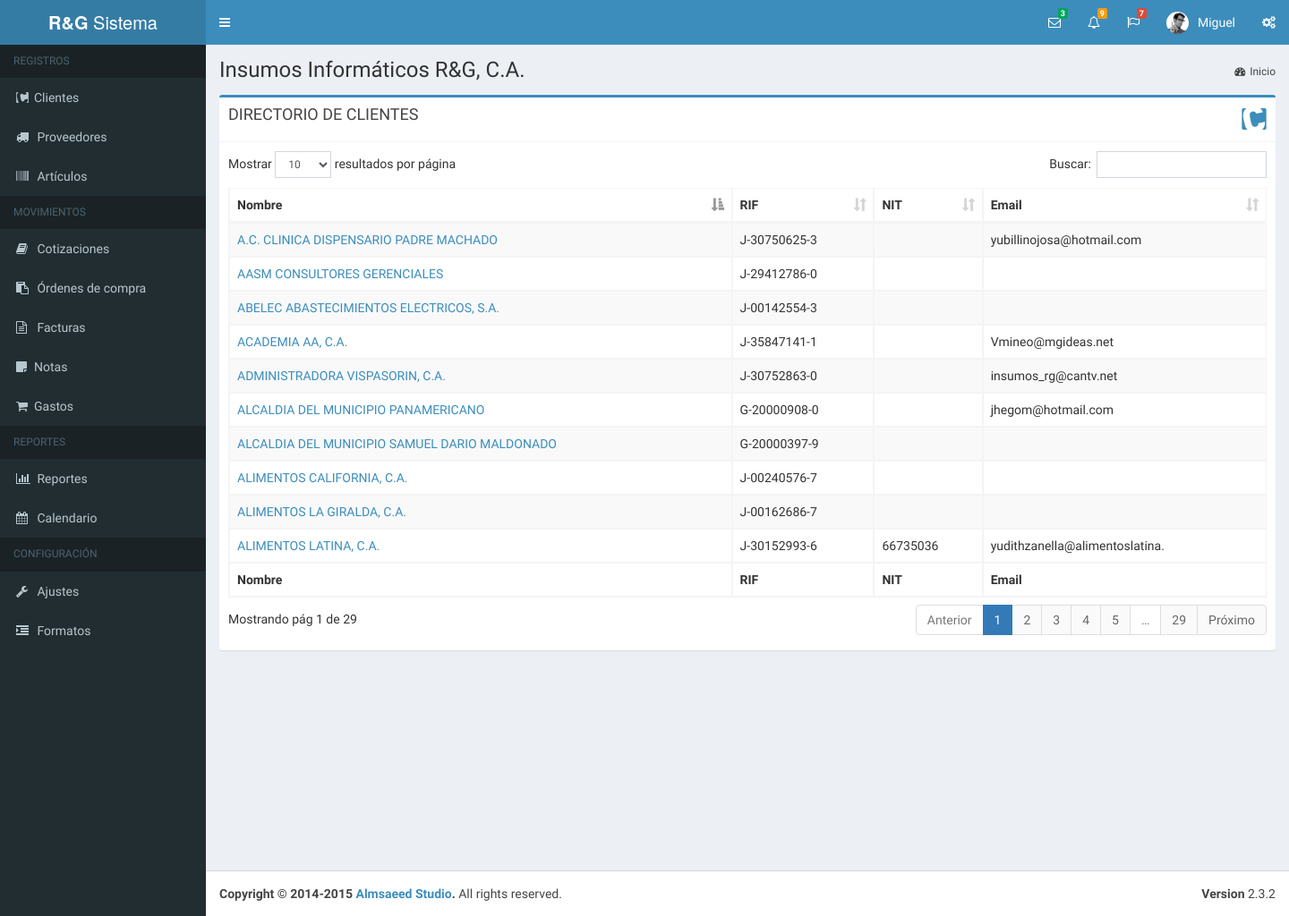
/clientes.php (signed in), run on the app's committed database.
### tables this page shows
CREATE TABLE IF NOT EXISTS `usuario` (
  `idUsuario` int(11) NOT NULL AUTO_INCREMENT,
  `usuario` varchar(60) NOT NULL,
  `password` varchar(60) NOT NULL,
  `nombre` varchar(80) DEFAULT NULL,
  `empresa` varchar(40) DEFAULT NULL,
  `subtitulo` varchar(120) DEFAULT NULL,
  `rif` varchar(15) DEFAULT NULL,
  `telefonos` varchar(80) DEFAULT NULL,
  `email` varchar(80) DEFAULT NULL,
  `vendedor` varchar(25) DEFAULT NULL,
  `direccion1` varchar(160) DEFAULT NULL,
  `direccion2` varchar(160) DEFAULT NULL,
  `ultima_act_doc` datetime DEFAULT NULL,
  PRIMARY KEY (`idUsuario`)
);

CREATE TABLE IF NOT EXISTS `cliente` (
  `idCliente` int(5) NOT NULL AUTO_INCREMENT,
  `nombre` varchar(51) NOT NULL,
  `rif` varchar(13) NOT NULL,
  `pcontacto` varchar(50) DEFAULT NULL,
  `nit` int(11) DEFAULT NULL,
  `direccion1` varchar(100) DEFAULT NULL,
  `direccion2` varchar(100) DEFAULT NULL,
  `ciudad` varchar(30) DEFAULT NULL,
  `telefono1` varchar(20) DEFAULT NULL,
  `telefono2` varchar(20) DEFAULT NULL,
  `excento` varchar(20) DEFAULT NULL,
  `pagweb` varchar(30) DEFAULT NULL,
  `email` varchar(30) DEFAULT NULL,
  PRIMARY KEY (`idCliente`)
);

### bd/data-usuario.php (called while the page is built, shortened)
<?php
	function obtenerUsuarioPorId( $idu, $dbh ){
		$sql = "select * from usuario where idUsuario = $idu";
		$data_user = mysql_fetch_array( mysql_query ( $sql, $dbh ) );
		return $data_user;
	}
?>

### bd/data-cliente.php (called while the page is built, shortened)
<?php
	function obtenerListaClientes( $link ){
		$lista_c = array();
		$q = "Select * from cliente order by nombre asc";
		$data = mysql_query( $q, $link );
		while( $c = mysql_fetch_array( $data ) ){
			$lista_c[] = $c;
		}
		return $lista_c;
	}
?>

### sub-scripts/tablas/tabla_clientes.php (the view)
<?php
	$clientes = obtenerListaClientes( $dbh );
?>
<table id="example2" class="table table-bordered table-striped">
    <thead>
      <tr>
        <th>Nombre</th>
        <th>RIF</th>
        <th>NIT</th>
        <th>Email</th>
      </tr>
    </thead>
    <tbody>
        <?php foreach( $clientes as $c ){?>
        <tr>
            <td><a href="ficha_cliente.php?c=<?php echo $c["idCliente"]; ?>"><?php echo $c["nombre"];?></a></td>
            <td><?php echo $c["rif"]; ?></td>
            <td><?php echo $c["nit"];?></td>
            <td><?php echo $c["email"];?></td>
        </tr>
        <?php } ?>
    </tbody>
    <tfoot>
        <tr>
            <th>Nombre</th>
            <th>RIF</th>
            <th>NIT</th>
            <th>Email</th>
        </tr>
    </tfoot>
</table>

### sub-scripts/nav/perfil.php (shortened to what this page needs)
<?php
  $usuario = obtenerUsuarioPorId( $_SESSION["user"]["idUsuario"], $dbh );
?>
<li class="dropdown user user-menu">
<a href="#" class="dropdown-toggle" data-toggle="dropdown">
  <img src="dist/img/user2-160x160.jpg" class="user-image" alt="User Image">
  <span class="hidden-xs"><?php echo $usuario["nombre"]; ?></span>
</a>
</li>

### sub-scripts/nav/contenido-cabecera.php
<section class="content-header">
  <h1>
    <?php echo $usuario["empresa"]; ?><small></small>
  </h1>
  <ol class="breadcrumb">
    <li><a href="main.php"><i class="fa fa-dashboard"></i>Inicio</a></li>
  </ol>
</section>

### data on the page
usuario: nombre "Miguel", empresa "Insumos Informáticos R&G, C.A."
cliente: nombre "A.C. CLINICA DISPENSARIO PADRE MACHADO", rif "J-30750625-3", email "yubillinojosa@hotmail.com"
cliente: nombre "AASM CONSULTORES GERENCIALES", rif "J-29412786-0"
cliente: nombre "ABELEC ABASTECIMIENTOS ELECTRICOS, S.A.", rif "J-00142554-3"
cliente: nombre "ACADEMIA AA, C.A.", rif "J-35847141-1", email "Vmineo@mgideas.net"
cliente: nombre "ADMINISTRADORA VISPASORIN, C.A.", rif "J-30752863-0", email "insumos_rg@cantv.net"
cliente: nombre "ALCALDIA DEL MUNICIPIO PANAMERICANO", rif "G-20000908-0", email "jhegom@hotmail.com"
cliente: nombre "ALCALDIA DEL MUNICIPIO SAMUEL DARIO MALDONADO", rif "G-20000397-9"
cliente: nombre "ALIMENTOS CALIFORNIA, C.A.", rif "J-00240576-7"
cliente: nombre "ALIMENTOS LA GIRALDA, C.A.", rif "J-00162686-7"
cliente: nombre "ALIMENTOS LATINA, C.A.", rif "J-30152993-6", nit "66735036", email "yudithzanella@alimentoslatina."
